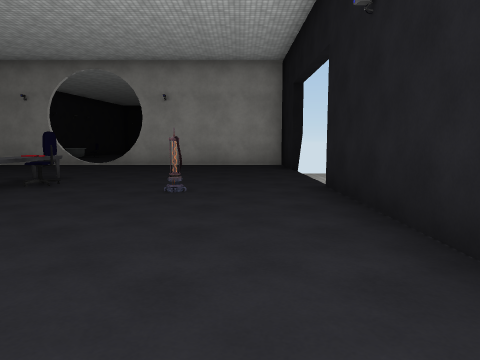
[1] (above)

16 first-person views from a walk through a scene from a Unity 3-D project. The camera is 1.3 m above the floor, tilts 6° down and sees 70° across. The floor is counted in squares, 2 m on a side. Each view is taken from the middle of a square. On the plan, view 1 faces up. The plan holds only what a view shows up to about 10 squares ahead; the rest is blank. The place goes on beyond the plan. The player character is not drawn. Some animated figures are not drawn. Some surface patterns are stand-ins.

[2]
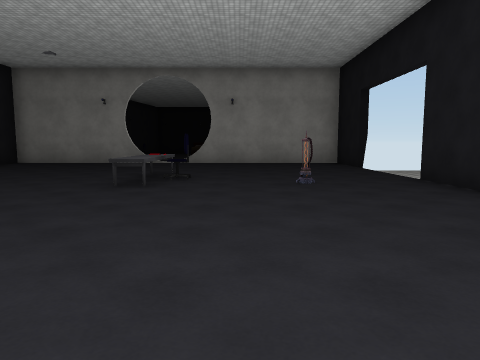

[3]
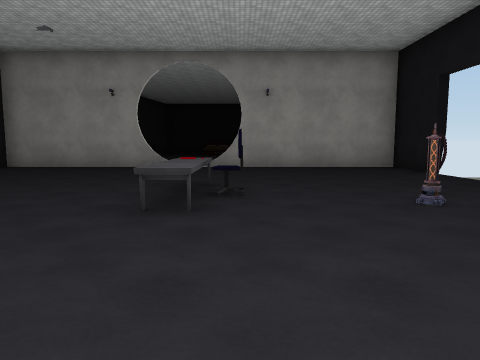

[4]
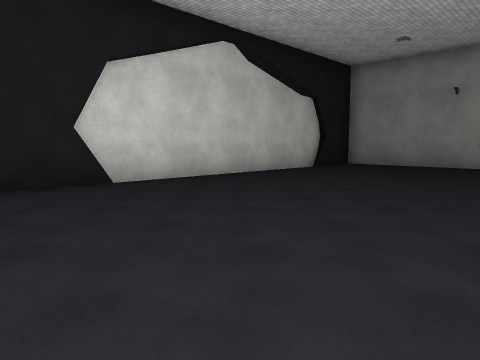

[5]
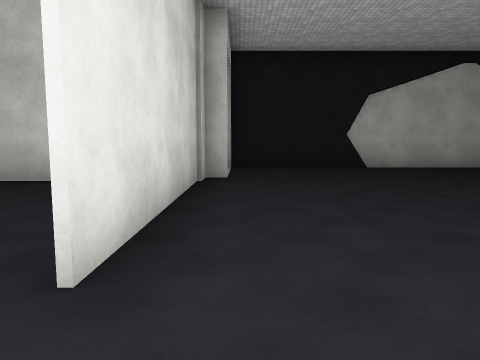

[6]
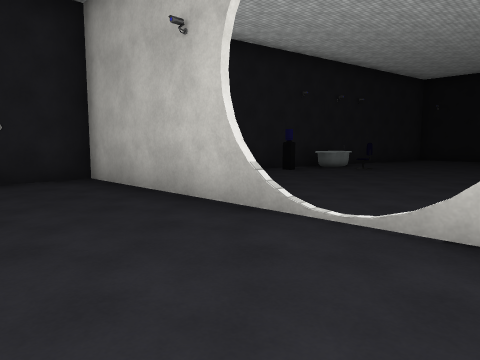

[7]
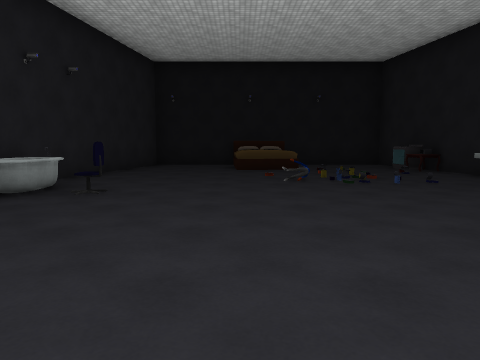

[8]
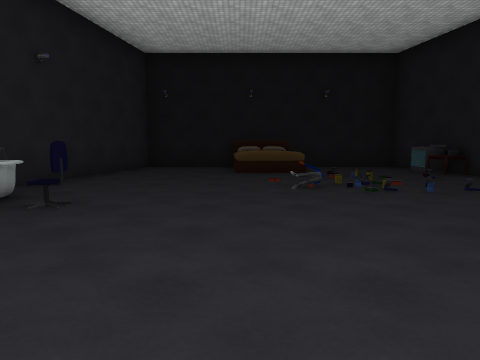

[9]
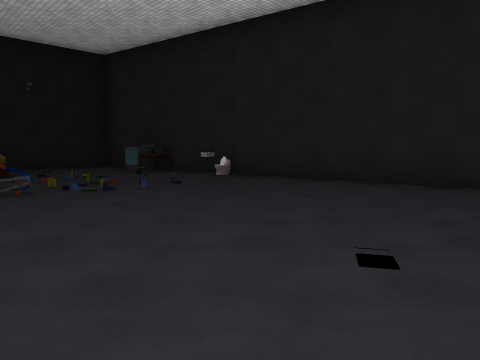

[10]
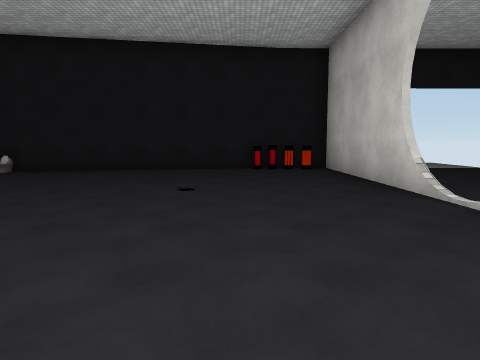

[11]
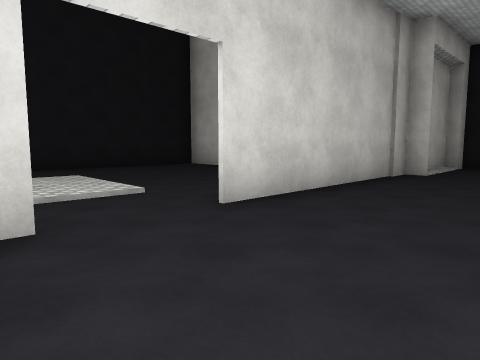

[12]
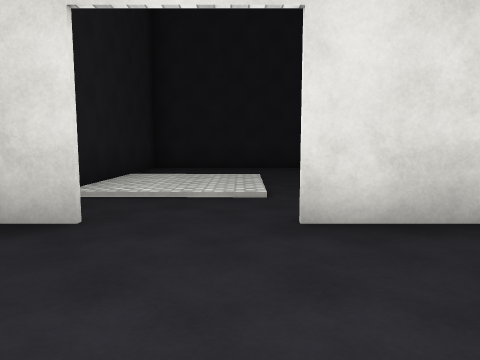

[13]
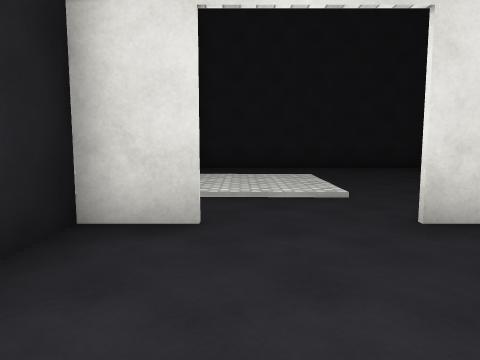

[14]
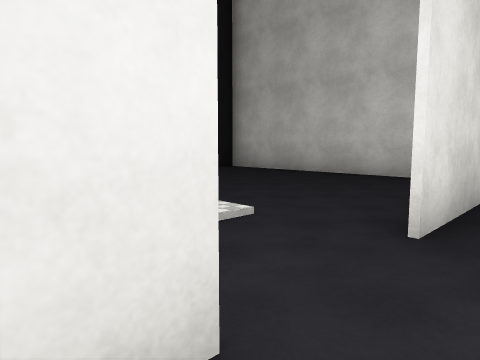

[15]
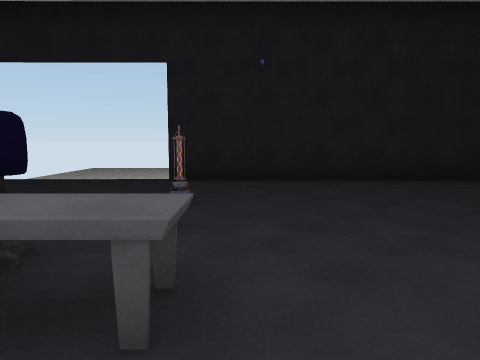

[16]
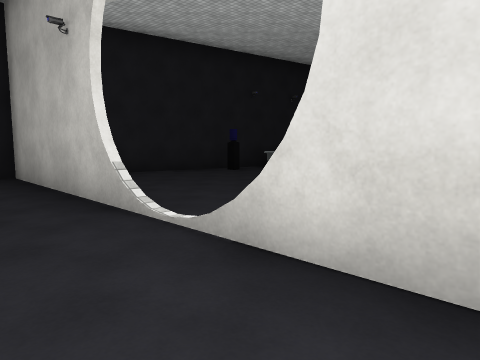

### Floor plan
Points are (right, up) in squares from view 1. A wall is a line through its corners. A room is listed if a view was taken in it or the views show most of it. See-through windows are left out.
Room 1 (views 1, 2, 3, 4, 5, 6, 7, 8, 9, 10, 11, 12, 13, 14, 15, 16)
walls: (-3.5, 10.7) (-0.5, 10.7); (-5.5, 10.6) (-9.6, 10.6) (-9.6, -1.2) (-9.1, -1.2); (-0.5, 10.6) (-3.5, 10.6); (1.3, 8.5) (1.3, 10.2); (1, 13.5) (0.2, 18.3); (-6.6, -1.1) (-6.6, -1.8) (-1.4, -1.8); (0.2, -1.8) (1.3, -1.8) (1.3, 5.4); (-9.1, -1.5) (-7.6, -1.5); (-0.2, 20.4) (-0.6, 22.6); (-1, 22.8) (-7.6, 22.8) (-9.4, 12.4)
low walls: (-3.5, 5.5) (-3.5, 4.9); (-3.4, 4.2) (-4, 4.2) (-4, 4.8)
ways out: opening at (-0.5, -2) to room 2
objects: other object (-8, 16) to (-8, 17); chair (-7, 17); bed (-5, 21) to (-4, 22); other object (-4, 6); other object (-4, 18); chair (-3, 5); other object (-1, 21); other object (0, 19); other object (0, 20); other object (1, 11); other object (1, 12); other object (1, 13)
Room 2 (no view inside)
walls: (-6, -1.6) (-6, -8.3) (1.3, -8.3) (1.3, -3.9)
ways out: opening at (-0.5, -2) to room 1

Where each view was taken, in squares from view 1:
view 1: 0 up, 0 right, facing up
view 2: 1 down, 2 left, facing up
view 3: 1 up, 3 left, facing up
view 4: 0 up, 4 left, facing up-left
view 5: 1 down, 0 right, facing left
view 6: 8 up, 3 left, facing up-left
view 7: 12 up, 5 left, facing up
view 8: 13 up, 5 left, facing up
view 9: 13 up, 5 left, facing up-right
view 10: 13 up, 8 left, facing right
view 11: 1 up, 1 right, facing down-left
view 12: 1 up, 1 left, facing down
view 13: 1 up, 0 right, facing down
view 14: 1 down, 1 right, facing down-left
view 15: 4 up, 5 left, facing right
view 16: 9 up, 2 left, facing up-left
